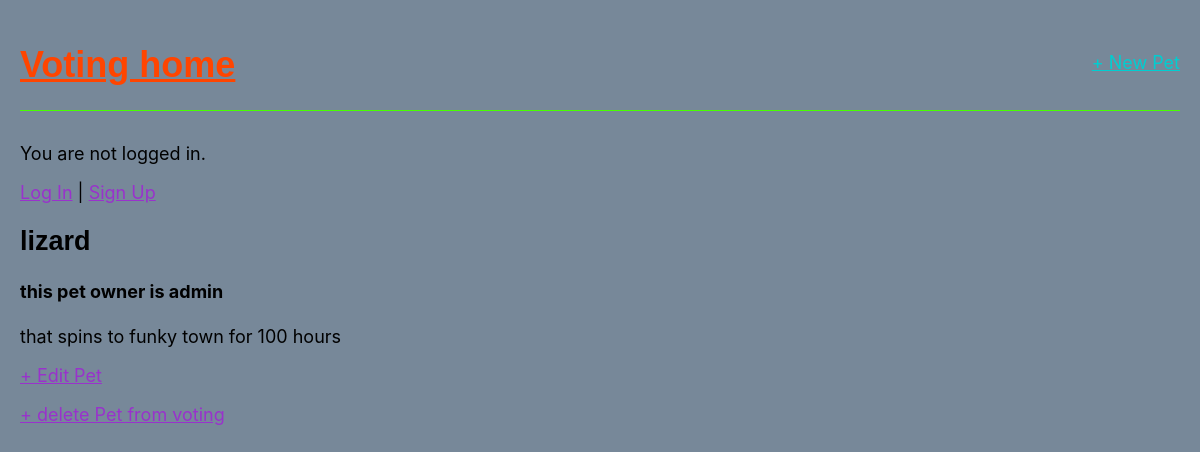
Page /pets/2/ on the committed database.
### Voting/models.py (models this page shows, shortened)
class Pet(models.Model):
    Type = models.CharField(max_length=200)
    owner = models.ForeignKey(
        'auth.User',
        on_delete=models.CASCADE,
    )
    description = models.TextField()
    voters = models.ManyToManyField(User, related_name='voted_pets', blank=True)

### Voting/views.py (the view)
# urls.py: path('pets/<int:pk>/', PetDetail.as_view(), name= 'pet_detail'),
class PetDetail(DetailView):
    model = Pet
    template_name = 'pet_detail.html'

### templates/pet_detail.html (shortened to what this page needs)
{% extends "base.html" %}
    {% block content %}
    <div class = 'pets-entry'>
        <h2>{{ pet.Type }}</h2>
        <h4>this pet owner is {{pet.owner }}</h4>
        <p>{{ pet.description }}</p>
    </div>
    <a href="{% url "pet_edit" pet.pk%}">+ Edit Pet</a>
    <a href="{% url "pet_delete" pet.pk %}">+ delete Pet from voting</a>
{% endblock content%}

### static/css/base.css (style rules this page uses)
body { font-family: 'Inter', sans-serif; font-size: 18px; background-color: lightslategray; max-width: 1200px; margin: 0 auto; padding: 20px; }
h1, h2, h3 { font-family: 'Poppins', sans-serif; }
main a, body > a { color: darkorchid; }

### rows in the picture
Pet: Type "lizard", owner "admin", description "that spins to funky town for 100 hours"
